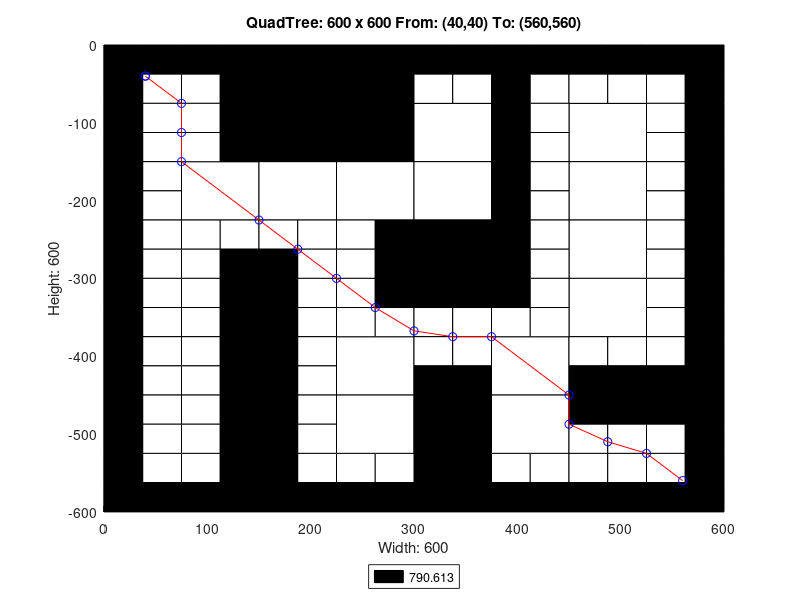

This figure's MATLAB source:
axis([0 600 -600 0]);
title('QuadTree: 600 x 600 From: (40,40) To: (560,560)');
xlabel('Width: 600');
ylabel('Height: 600');
rectangle('Position',[150 -150 150 150], 'FaceColor',[0 0 0]);
rectangle('Position',[75 -225 75 75], 'FaceColor',[1 1 1]);
rectangle('Position',[150 -225 75 75], 'FaceColor',[1 1 1]);
rectangle('Position',[225 -225 75 75], 'FaceColor',[1 1 1]);
rectangle('Position',[300 -150 75 75], 'FaceColor',[1 1 1]);
rectangle('Position',[450 -150 75 75], 'FaceColor',[1 1 1]);
rectangle('Position',[300 -225 75 75], 'FaceColor',[1 1 1]);
rectangle('Position',[300 -300 75 75], 'FaceColor',[0 0 0]);
rectangle('Position',[450 -225 75 75], 'FaceColor',[1 1 1]);
rectangle('Position',[450 -300 75 75], 'FaceColor',[1 1 1]);
rectangle('Position',[225 -450 75 75], 'FaceColor',[1 1 1]);
rectangle('Position',[225 -525 75 75], 'FaceColor',[1 1 1]);
rectangle('Position',[375 -450 75 75], 'FaceColor',[1 1 1]);
rectangle('Position',[450 -375 75 75], 'FaceColor',[1 1 1]);
rectangle('Position',[300 -525 75 75], 'FaceColor',[0 0 0]);
rectangle('Position',[375 -525 75 75], 'FaceColor',[1 1 1]);
rectangle('Position',[300 -600 75 75], 'FaceColor',[0 0 0]);
rectangle('Position',[0 -37.5 37.5 37.5], 'FaceColor',[0 0 0]);
rectangle('Position',[37.5 -37.5 37.5 37.5], 'FaceColor',[0 0 0]);
rectangle('Position',[0 -75 37.5 37.5], 'FaceColor',[0 0 0]);
rectangle('Position',[37.5 -75 37.5 37.5], 'FaceColor',[1 1 1]);
rectangle('Position',[75 -37.5 37.5 37.5], 'FaceColor',[0 0 0]);
rectangle('Position',[112.5 -37.5 37.5 37.5], 'FaceColor',[0 0 0]);
rectangle('Position',[75 -75 37.5 37.5], 'FaceColor',[1 1 1]);
rectangle('Position',[112.5 -75 37.5 37.5], 'FaceColor',[0 0 0]);
rectangle('Position',[0 -112.5 37.5 37.5], 'FaceColor',[0 0 0]);
rectangle('Position',[37.5 -112.5 37.5 37.5], 'FaceColor',[1 1 1]);
rectangle('Position',[0 -150 37.5 37.5], 'FaceColor',[0 0 0]);
rectangle('Position',[37.5 -150 37.5 37.5], 'FaceColor',[1 1 1]);
rectangle('Position',[75 -112.5 37.5 37.5], 'FaceColor',[1 1 1]);
rectangle('Position',[112.5 -112.5 37.5 37.5], 'FaceColor',[0 0 0]);
rectangle('Position',[75 -150 37.5 37.5], 'FaceColor',[1 1 1]);
rectangle('Position',[112.5 -150 37.5 37.5], 'FaceColor',[0 0 0]);
rectangle('Position',[0 -187.5 37.5 37.5], 'FaceColor',[0 0 0]);
rectangle('Position',[37.5 -187.5 37.5 37.5], 'FaceColor',[1 1 1]);
rectangle('Position',[0 -225 37.5 37.5], 'FaceColor',[0 0 0]);
rectangle('Position',[37.5 -225 37.5 37.5], 'FaceColor',[1 1 1]);
rectangle('Position',[0 -262.5 37.5 37.5], 'FaceColor',[0 0 0]);
rectangle('Position',[37.5 -262.5 37.5 37.5], 'FaceColor',[1 1 1]);
rectangle('Position',[0 -300 37.5 37.5], 'FaceColor',[0 0 0]);
rectangle('Position',[37.5 -300 37.5 37.5], 'FaceColor',[1 1 1]);
rectangle('Position',[75 -262.5 37.5 37.5], 'FaceColor',[1 1 1]);
rectangle('Position',[112.5 -262.5 37.5 37.5], 'FaceColor',[1 1 1]);
rectangle('Position',[75 -300 37.5 37.5], 'FaceColor',[1 1 1]);
rectangle('Position',[112.5 -300 37.5 37.5], 'FaceColor',[0 0 0]);
rectangle('Position',[150 -262.5 37.5 37.5], 'FaceColor',[1 1 1]);
rectangle('Position',[187.5 -262.5 37.5 37.5], 'FaceColor',[1 1 1]);
rectangle('Position',[150 -300 37.5 37.5], 'FaceColor',[0 0 0]);
rectangle('Position',[187.5 -300 37.5 37.5], 'FaceColor',[1 1 1]);
rectangle('Position',[225 -262.5 37.5 37.5], 'FaceColor',[1 1 1]);
rectangle('Position',[262.5 -262.5 37.5 37.5], 'FaceColor',[0 0 0]);
rectangle('Position',[225 -300 37.5 37.5], 'FaceColor',[1 1 1]);
rectangle('Position',[262.5 -300 37.5 37.5], 'FaceColor',[0 0 0]);
rectangle('Position',[300 -37.5 37.5 37.5], 'FaceColor',[0 0 0]);
rectangle('Position',[337.5 -37.5 37.5 37.5], 'FaceColor',[0 0 0]);
rectangle('Position',[300 -75 37.5 37.5], 'FaceColor',[1 1 1]);
rectangle('Position',[337.5 -75 37.5 37.5], 'FaceColor',[1 1 1]);
rectangle('Position',[375 -37.5 37.5 37.5], 'FaceColor',[0 0 0]);
rectangle('Position',[412.5 -37.5 37.5 37.5], 'FaceColor',[0 0 0]);
rectangle('Position',[375 -75 37.5 37.5], 'FaceColor',[0 0 0]);
rectangle('Position',[412.5 -75 37.5 37.5], 'FaceColor',[1 1 1]);
rectangle('Position',[375 -112.5 37.5 37.5], 'FaceColor',[0 0 0]);
rectangle('Position',[412.5 -112.5 37.5 37.5], 'FaceColor',[1 1 1]);
rectangle('Position',[375 -150 37.5 37.5], 'FaceColor',[0 0 0]);
rectangle('Position',[412.5 -150 37.5 37.5], 'FaceColor',[1 1 1]);
rectangle('Position',[450 -37.5 37.5 37.5], 'FaceColor',[0 0 0]);
rectangle('Position',[487.5 -37.5 37.5 37.5], 'FaceColor',[0 0 0]);
rectangle('Position',[450 -75 37.5 37.5], 'FaceColor',[1 1 1]);
rectangle('Position',[487.5 -75 37.5 37.5], 'FaceColor',[1 1 1]);
rectangle('Position',[525 -37.5 37.5 37.5], 'FaceColor',[0 0 0]);
rectangle('Position',[562.5 -37.5 37.5 37.5], 'FaceColor',[0 0 0]);
rectangle('Position',[525 -75 37.5 37.5], 'FaceColor',[1 1 1]);
rectangle('Position',[562.5 -75 37.5 37.5], 'FaceColor',[0 0 0]);
rectangle('Position',[525 -112.5 37.5 37.5], 'FaceColor',[1 1 1]);
rectangle('Position',[562.5 -112.5 37.5 37.5], 'FaceColor',[0 0 0]);
rectangle('Position',[525 -150 37.5 37.5], 'FaceColor',[1 1 1]);
rectangle('Position',[562.5 -150 37.5 37.5], 'FaceColor',[0 0 0]);
rectangle('Position',[375 -187.5 37.5 37.5], 'FaceColor',[0 0 0]);
rectangle('Position',[412.5 -187.5 37.5 37.5], 'FaceColor',[1 1 1]);
rectangle('Position',[375 -225 37.5 37.5], 'FaceColor',[0 0 0]);
rectangle('Position',[412.5 -225 37.5 37.5], 'FaceColor',[1 1 1]);
rectangle('Position',[375 -262.5 37.5 37.5], 'FaceColor',[0 0 0]);
rectangle('Position',[412.5 -262.5 37.5 37.5], 'FaceColor',[1 1 1]);
rectangle('Position',[375 -300 37.5 37.5], 'FaceColor',[0 0 0]);
rectangle('Position',[412.5 -300 37.5 37.5], 'FaceColor',[1 1 1]);
rectangle('Position',[525 -187.5 37.5 37.5], 'FaceColor',[1 1 1]);
rectangle('Position',[562.5 -187.5 37.5 37.5], 'FaceColor',[0 0 0]);
rectangle('Position',[525 -225 37.5 37.5], 'FaceColor',[1 1 1]);
rectangle('Position',[562.5 -225 37.5 37.5], 'FaceColor',[0 0 0]);
rectangle('Position',[525 -262.5 37.5 37.5], 'FaceColor',[1 1 1]);
rectangle('Position',[562.5 -262.5 37.5 37.5], 'FaceColor',[0 0 0]);
rectangle('Position',[525 -300 37.5 37.5], 'FaceColor',[1 1 1]);
rectangle('Position',[562.5 -300 37.5 37.5], 'FaceColor',[0 0 0]);
rectangle('Position',[0 -337.5 37.5 37.5], 'FaceColor',[0 0 0]);
rectangle('Position',[37.5 -337.5 37.5 37.5], 'FaceColor',[1 1 1]);
rectangle('Position',[0 -375 37.5 37.5], 'FaceColor',[0 0 0]);
rectangle('Position',[37.5 -375 37.5 37.5], 'FaceColor',[1 1 1]);
rectangle('Position',[75 -337.5 37.5 37.5], 'FaceColor',[1 1 1]);
rectangle('Position',[112.5 -337.5 37.5 37.5], 'FaceColor',[0 0 0]);
rectangle('Position',[75 -375 37.5 37.5], 'FaceColor',[1 1 1]);
rectangle('Position',[112.5 -375 37.5 37.5], 'FaceColor',[0 0 0]);
rectangle('Position',[0 -412.5 37.5 37.5], 'FaceColor',[0 0 0]);
rectangle('Position',[37.5 -412.5 37.5 37.5], 'FaceColor',[1 1 1]);
rectangle('Position',[0 -450 37.5 37.5], 'FaceColor',[0 0 0]);
rectangle('Position',[37.5 -450 37.5 37.5], 'FaceColor',[1 1 1]);
rectangle('Position',[75 -412.5 37.5 37.5], 'FaceColor',[1 1 1]);
rectangle('Position',[112.5 -412.5 37.5 37.5], 'FaceColor',[0 0 0]);
rectangle('Position',[75 -450 37.5 37.5], 'FaceColor',[1 1 1]);
rectangle('Position',[112.5 -450 37.5 37.5], 'FaceColor',[0 0 0]);
rectangle('Position',[150 -337.5 37.5 37.5], 'FaceColor',[0 0 0]);
rectangle('Position',[187.5 -337.5 37.5 37.5], 'FaceColor',[1 1 1]);
rectangle('Position',[150 -375 37.5 37.5], 'FaceColor',[0 0 0]);
rectangle('Position',[187.5 -375 37.5 37.5], 'FaceColor',[1 1 1]);
rectangle('Position',[225 -337.5 37.5 37.5], 'FaceColor',[1 1 1]);
rectangle('Position',[262.5 -337.5 37.5 37.5], 'FaceColor',[0 0 0]);
rectangle('Position',[225 -375 37.5 37.5], 'FaceColor',[1 1 1]);
rectangle('Position',[262.5 -375 37.5 37.5], 'FaceColor',[1 1 1]);
rectangle('Position',[150 -412.5 37.5 37.5], 'FaceColor',[0 0 0]);
rectangle('Position',[187.5 -412.5 37.5 37.5], 'FaceColor',[1 1 1]);
rectangle('Position',[150 -450 37.5 37.5], 'FaceColor',[0 0 0]);
rectangle('Position',[187.5 -450 37.5 37.5], 'FaceColor',[1 1 1]);
rectangle('Position',[0 -487.5 37.5 37.5], 'FaceColor',[0 0 0]);
rectangle('Position',[37.5 -487.5 37.5 37.5], 'FaceColor',[1 1 1]);
rectangle('Position',[0 -525 37.5 37.5], 'FaceColor',[0 0 0]);
rectangle('Position',[37.5 -525 37.5 37.5], 'FaceColor',[1 1 1]);
rectangle('Position',[75 -487.5 37.5 37.5], 'FaceColor',[1 1 1]);
rectangle('Position',[112.5 -487.5 37.5 37.5], 'FaceColor',[0 0 0]);
rectangle('Position',[75 -525 37.5 37.5], 'FaceColor',[1 1 1]);
rectangle('Position',[112.5 -525 37.5 37.5], 'FaceColor',[0 0 0]);
rectangle('Position',[0 -562.5 37.5 37.5], 'FaceColor',[0 0 0]);
rectangle('Position',[37.5 -562.5 37.5 37.5], 'FaceColor',[1 1 1]);
rectangle('Position',[0 -600 37.5 37.5], 'FaceColor',[0 0 0]);
rectangle('Position',[37.5 -600 37.5 37.5], 'FaceColor',[0 0 0]);
rectangle('Position',[75 -562.5 37.5 37.5], 'FaceColor',[1 1 1]);
rectangle('Position',[112.5 -562.5 37.5 37.5], 'FaceColor',[0 0 0]);
rectangle('Position',[75 -600 37.5 37.5], 'FaceColor',[0 0 0]);
rectangle('Position',[112.5 -600 37.5 37.5], 'FaceColor',[0 0 0]);
rectangle('Position',[150 -487.5 37.5 37.5], 'FaceColor',[0 0 0]);
rectangle('Position',[187.5 -487.5 37.5 37.5], 'FaceColor',[1 1 1]);
rectangle('Position',[150 -525 37.5 37.5], 'FaceColor',[0 0 0]);
rectangle('Position',[187.5 -525 37.5 37.5], 'FaceColor',[1 1 1]);
rectangle('Position',[150 -562.5 37.5 37.5], 'FaceColor',[0 0 0]);
rectangle('Position',[187.5 -562.5 37.5 37.5], 'FaceColor',[1 1 1]);
rectangle('Position',[150 -600 37.5 37.5], 'FaceColor',[0 0 0]);
rectangle('Position',[187.5 -600 37.5 37.5], 'FaceColor',[0 0 0]);
rectangle('Position',[225 -562.5 37.5 37.5], 'FaceColor',[1 1 1]);
rectangle('Position',[262.5 -562.5 37.5 37.5], 'FaceColor',[1 1 1]);
rectangle('Position',[225 -600 37.5 37.5], 'FaceColor',[0 0 0]);
rectangle('Position',[262.5 -600 37.5 37.5], 'FaceColor',[0 0 0]);
rectangle('Position',[300 -337.5 37.5 37.5], 'FaceColor',[0 0 0]);
rectangle('Position',[337.5 -337.5 37.5 37.5], 'FaceColor',[0 0 0]);
rectangle('Position',[300 -375 37.5 37.5], 'FaceColor',[1 1 1]);
rectangle('Position',[337.5 -375 37.5 37.5], 'FaceColor',[1 1 1]);
rectangle('Position',[375 -337.5 37.5 37.5], 'FaceColor',[0 0 0]);
rectangle('Position',[412.5 -337.5 37.5 37.5], 'FaceColor',[1 1 1]);
rectangle('Position',[375 -375 37.5 37.5], 'FaceColor',[1 1 1]);
rectangle('Position',[412.5 -375 37.5 37.5], 'FaceColor',[1 1 1]);
rectangle('Position',[300 -412.5 37.5 37.5], 'FaceColor',[1 1 1]);
rectangle('Position',[337.5 -412.5 37.5 37.5], 'FaceColor',[1 1 1]);
rectangle('Position',[300 -450 37.5 37.5], 'FaceColor',[0 0 0]);
rectangle('Position',[337.5 -450 37.5 37.5], 'FaceColor',[0 0 0]);
rectangle('Position',[525 -337.5 37.5 37.5], 'FaceColor',[1 1 1]);
rectangle('Position',[562.5 -337.5 37.5 37.5], 'FaceColor',[0 0 0]);
rectangle('Position',[525 -375 37.5 37.5], 'FaceColor',[1 1 1]);
rectangle('Position',[562.5 -375 37.5 37.5], 'FaceColor',[0 0 0]);
rectangle('Position',[450 -412.5 37.5 37.5], 'FaceColor',[1 1 1]);
rectangle('Position',[487.5 -412.5 37.5 37.5], 'FaceColor',[1 1 1]);
rectangle('Position',[450 -450 37.5 37.5], 'FaceColor',[0 0 0]);
rectangle('Position',[487.5 -450 37.5 37.5], 'FaceColor',[0 0 0]);
rectangle('Position',[525 -412.5 37.5 37.5], 'FaceColor',[1 1 1]);
rectangle('Position',[562.5 -412.5 37.5 37.5], 'FaceColor',[0 0 0]);
rectangle('Position',[525 -450 37.5 37.5], 'FaceColor',[0 0 0]);
rectangle('Position',[562.5 -450 37.5 37.5], 'FaceColor',[0 0 0]);
rectangle('Position',[375 -562.5 37.5 37.5], 'FaceColor',[1 1 1]);
rectangle('Position',[412.5 -562.5 37.5 37.5], 'FaceColor',[1 1 1]);
rectangle('Position',[375 -600 37.5 37.5], 'FaceColor',[0 0 0]);
rectangle('Position',[412.5 -600 37.5 37.5], 'FaceColor',[0 0 0]);
rectangle('Position',[450 -487.5 37.5 37.5], 'FaceColor',[0 0 0]);
rectangle('Position',[487.5 -487.5 37.5 37.5], 'FaceColor',[0 0 0]);
rectangle('Position',[450 -525 37.5 37.5], 'FaceColor',[1 1 1]);
rectangle('Position',[487.5 -525 37.5 37.5], 'FaceColor',[1 1 1]);
rectangle('Position',[525 -487.5 37.5 37.5], 'FaceColor',[0 0 0]);
rectangle('Position',[562.5 -487.5 37.5 37.5], 'FaceColor',[0 0 0]);
rectangle('Position',[525 -525 37.5 37.5], 'FaceColor',[1 1 1]);
rectangle('Position',[562.5 -525 37.5 37.5], 'FaceColor',[0 0 0]);
rectangle('Position',[450 -562.5 37.5 37.5], 'FaceColor',[1 1 1]);
rectangle('Position',[487.5 -562.5 37.5 37.5], 'FaceColor',[1 1 1]);
rectangle('Position',[450 -600 37.5 37.5], 'FaceColor',[0 0 0]);
rectangle('Position',[487.5 -600 37.5 37.5], 'FaceColor',[0 0 0]);
rectangle('Position',[525 -562.5 37.5 37.5], 'FaceColor',[1 1 1]);
rectangle('Position',[562.5 -562.5 37.5 37.5], 'FaceColor',[0 0 0]);
rectangle('Position',[525 -600 37.5 37.5], 'FaceColor',[0 0 0]);
rectangle('Position',[562.5 -600 37.5 37.5], 'FaceColor',[0 0 0]);
X=[560,525,487.5,450,450,375,337.5,300,262.5,225,187.5,150,75,75,75,40,40];
Y=[-560,-525,-510,-487.5,-450,-375,-375,-367.5,-337.5,-300,-262.5,-225,-150,-112.5,-75,-40,-40];
hold on;
plot(X,Y,'r');
plot(X,Y,'bo');
legend('790.613','Location','southoutside');
